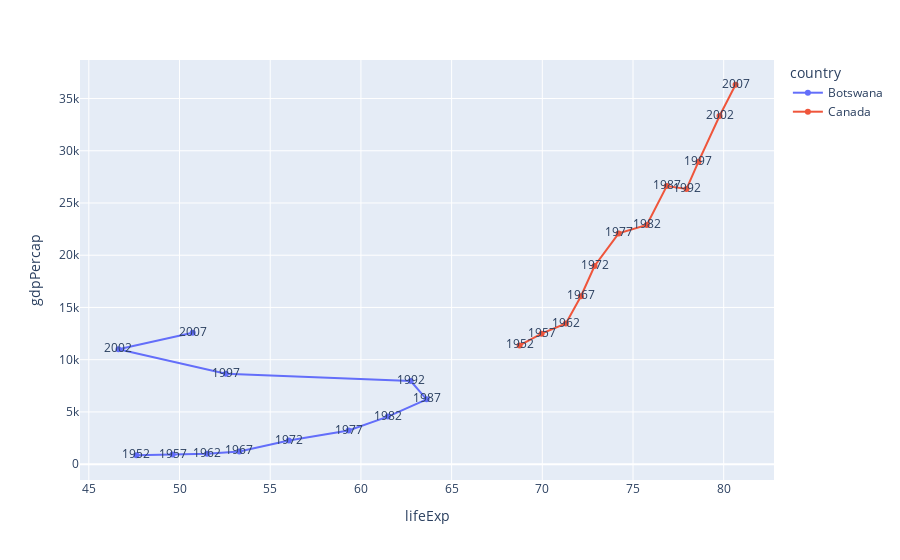

The cell this chart's notebook holds for it:
### Code cell
fig = px.line(df, x="lifeExp", y="gdpPercap", color="country", text="year")
fig.show()

### Figure 1 — Plotly figure (JSON) as saved in the notebook; plotly's stock layout.template omitted (floating-point values rounded to 4 significant figures)
{"data": [{"hovertemplate": "country=Botswana<br>lifeExp=%{x}<br>gdpPercap=%{y}<br>year=%{text}<extra></extra>", "legendgroup": "Botswana", "line": {"color": "#636efa", "dash": "solid"}, "marker": {"symbol": "circle"}, "mode": "lines+markers+text", "name": "Botswana", "orientation": "v", "showlegend": true, "text": [1952, 1957, 1962, 1967, 1972, 1977, 1982, 1987, 1992, 1997, 2002, 2007], "type": "scatter", "x": [47.62, 49.62, 51.52, 53.3, 56.02, 59.32, 61.48, 63.62, 62.74, 52.56, 46.63, 50.73], "xaxis": "x", "y": [851.2, 918.2, 983.7, 1215.0, 2264.0, 3215.0, 4551.0, 6206.0, 7954.0, 8647.0, 11000.0, 12570.0], "yaxis": "y"}, {"hovertemplate": "country=Canada<br>lifeExp=%{x}<br>gdpPercap=%{y}<br>year=%{text}<extra></extra>", "legendgroup": "Canada", "line": {"color": "#EF553B", "dash": "solid"}, "marker": {"symbol": "circle"}, "mode": "lines+markers+text", "name": "Canada", "orientation": "v", "showlegend": true, "text": [1952, 1957, 1962, 1967, 1972, 1977, 1982, 1987, 1992, 1997, 2002, 2007], "type": "scatter", "x": [68.75, 69.96, 71.3, 72.13, 72.88, 74.21, 75.76, 76.86, 77.95, 78.61, 79.77, 80.65], "xaxis": "x", "y": [11370.0, 12490.0, 13460.0, 16080.0, 18970.0, 22090.0, 22900.0, 26630.0, 26340.0, 28950.0, 33330.0, 36320.0], "yaxis": "y"}], "layout": {"legend": {"title": {"text": "country"}, "tracegroupgap": 0}, "margin": {"t": 60}, "xaxis": {"anchor": "y", "domain": [0, 1], "title": {"text": "lifeExp"}}, "yaxis": {"anchor": "x", "domain": [0, 1], "title": {"text": "gdpPercap"}}}}
